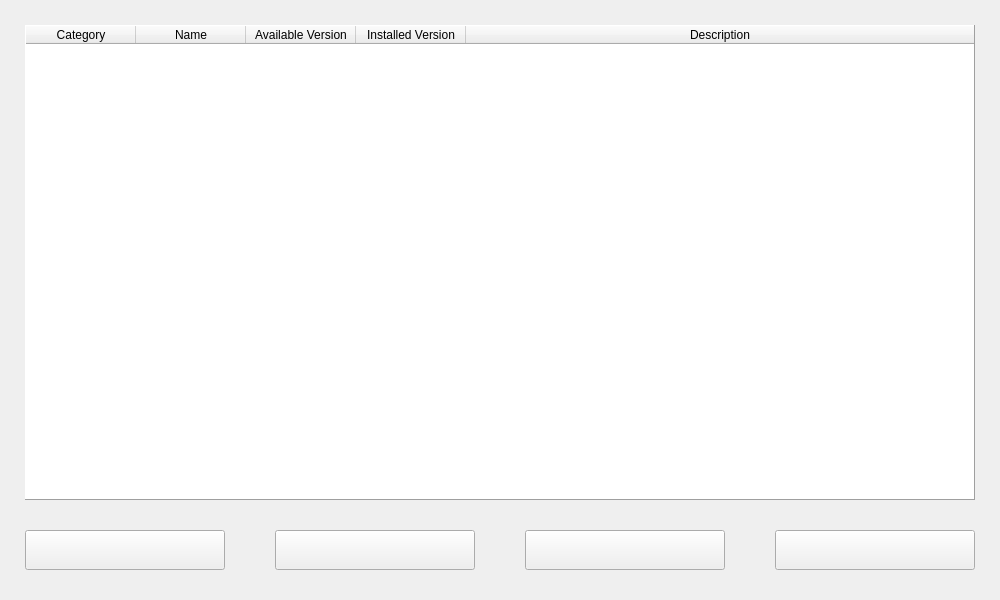
<?xml version="1.0" encoding="UTF-8"?>
<ui version="4.0">
 <class>System</class>
 <widget class="QWidget" name="System">
  <property name="windowModality">
   <enum>Qt::ApplicationModal</enum>
  </property>
  <property name="geometry">
   <rect>
    <x>0</x>
    <y>0</y>
    <width>1000</width>
    <height>600</height>
   </rect>
  </property>
  <property name="sizePolicy">
   <sizepolicy hsizetype="Fixed" vsizetype="Fixed">
    <horstretch>0</horstretch>
    <verstretch>0</verstretch>
   </sizepolicy>
  </property>
  <property name="maximumSize">
   <size>
    <width>1000</width>
    <height>600</height>
   </size>
  </property>
  <property name="windowTitle">
   <string>Sisyphus : Category System</string>
  </property>
  <property name="windowIcon">
   <iconset>
    <normaloff>../icon/category_system.png</normaloff>../icon/category_system.png</iconset>
  </property>
  <widget class="QTableWidget" name="table_system">
   <property name="geometry">
    <rect>
     <x>25</x>
     <y>25</y>
     <width>950</width>
     <height>475</height>
    </rect>
   </property>
   <property name="maximumSize">
    <size>
     <width>950</width>
     <height>500</height>
    </size>
   </property>
   <property name="frameShape">
    <enum>QFrame::Panel</enum>
   </property>
   <property name="frameShadow">
    <enum>QFrame::Raised</enum>
   </property>
   <property name="sizeAdjustPolicy">
    <enum>QAbstractScrollArea::AdjustToContents</enum>
   </property>
   <property name="editTriggers">
    <set>QAbstractItemView::NoEditTriggers</set>
   </property>
   <property name="dragDropOverwriteMode">
    <bool>false</bool>
   </property>
   <property name="selectionMode">
    <enum>QAbstractItemView::SingleSelection</enum>
   </property>
   <property name="selectionBehavior">
    <enum>QAbstractItemView::SelectRows</enum>
   </property>
   <attribute name="horizontalHeaderCascadingSectionResizes">
    <bool>true</bool>
   </attribute>
   <attribute name="horizontalHeaderDefaultSectionSize">
    <number>110</number>
   </attribute>
   <attribute name="horizontalHeaderStretchLastSection">
    <bool>true</bool>
   </attribute>
   <attribute name="verticalHeaderVisible">
    <bool>false</bool>
   </attribute>
   <column>
    <property name="text">
     <string>Category</string>
    </property>
   </column>
   <column>
    <property name="text">
     <string>Name</string>
    </property>
   </column>
   <column>
    <property name="text">
     <string>Available Version</string>
    </property>
   </column>
   <column>
    <property name="text">
     <string>Installed Version</string>
    </property>
   </column>
   <column>
    <property name="text">
     <string>Description</string>
    </property>
   </column>
  </widget>
  <widget class="QPushButton" name="package_uninstall">
   <property name="geometry">
    <rect>
     <x>275</x>
     <y>530</y>
     <width>200</width>
     <height>40</height>
    </rect>
   </property>
   <property name="toolTip">
    <string>&lt;html&gt;&lt;head/&gt;&lt;body&gt;&lt;p align=&quot;center&quot;&gt;Uninstall package&lt;/p&gt;&lt;/body&gt;&lt;/html&gt;</string>
   </property>
   <property name="text">
    <string/>
   </property>
   <property name="icon">
    <iconset>
     <normaloff>../icon/package_uninstall.png</normaloff>../icon/package_uninstall.png</iconset>
   </property>
   <property name="iconSize">
    <size>
     <width>32</width>
     <height>32</height>
    </size>
   </property>
  </widget>
  <widget class="QPushButton" name="orphans_remove">
   <property name="geometry">
    <rect>
     <x>525</x>
     <y>530</y>
     <width>200</width>
     <height>40</height>
    </rect>
   </property>
   <property name="toolTip">
    <string>&lt;html&gt;&lt;head/&gt;&lt;body&gt;&lt;p align=&quot;center&quot;&gt;Remove orphan packages&lt;/p&gt;&lt;/body&gt;&lt;/html&gt;</string>
   </property>
   <property name="text">
    <string/>
   </property>
   <property name="icon">
    <iconset>
     <normaloff>../icon/remove_orphans.png</normaloff>../icon/remove_orphans.png</iconset>
   </property>
   <property name="iconSize">
    <size>
     <width>32</width>
     <height>32</height>
    </size>
   </property>
  </widget>
  <widget class="QPushButton" name="category_exit">
   <property name="geometry">
    <rect>
     <x>775</x>
     <y>530</y>
     <width>200</width>
     <height>40</height>
    </rect>
   </property>
   <property name="toolTip">
    <string>&lt;html&gt;&lt;head/&gt;&lt;body&gt;&lt;p align=&quot;center&quot;&gt;Close window&lt;/p&gt;&lt;/body&gt;&lt;/html&gt;</string>
   </property>
   <property name="icon">
    <iconset>
     <normaloff>../icon/window_close.png</normaloff>../icon/window_close.png</iconset>
   </property>
   <property name="iconSize">
    <size>
     <width>32</width>
     <height>32</height>
    </size>
   </property>
  </widget>
  <widget class="QPushButton" name="package_install">
   <property name="geometry">
    <rect>
     <x>25</x>
     <y>530</y>
     <width>200</width>
     <height>40</height>
    </rect>
   </property>
   <property name="toolTip">
    <string>&lt;html&gt;&lt;head/&gt;&lt;body&gt;&lt;p align=&quot;center&quot;&gt;Install package&lt;/p&gt;&lt;/body&gt;&lt;/html&gt;</string>
   </property>
   <property name="text">
    <string/>
   </property>
   <property name="icon">
    <iconset>
     <normaloff>../icon/package_install.png</normaloff>../icon/package_install.png</iconset>
   </property>
   <property name="iconSize">
    <size>
     <width>32</width>
     <height>32</height>
    </size>
   </property>
  </widget>
 </widget>
 <tabstops>
  <tabstop>table_system</tabstop>
  <tabstop>package_install</tabstop>
  <tabstop>package_uninstall</tabstop>
  <tabstop>orphans_remove</tabstop>
  <tabstop>category_exit</tabstop>
 </tabstops>
 <resources/>
 <connections/>
</ui>
